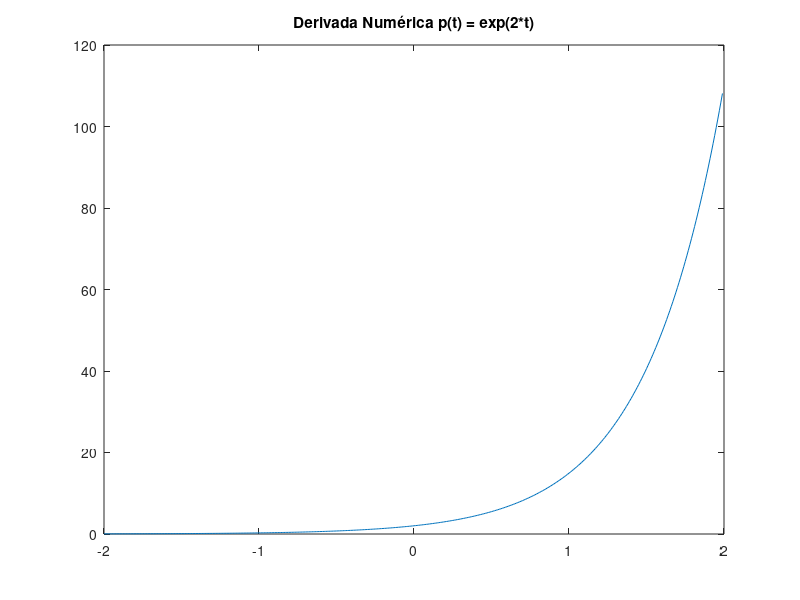
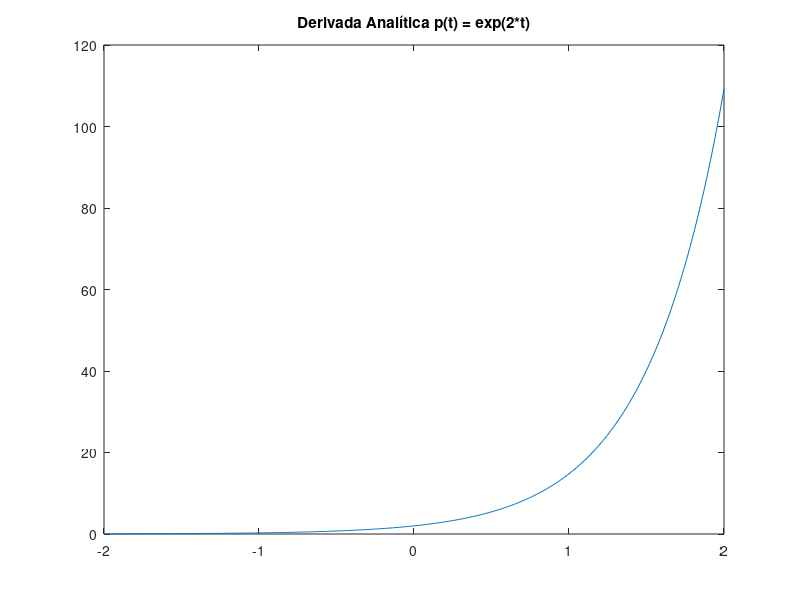
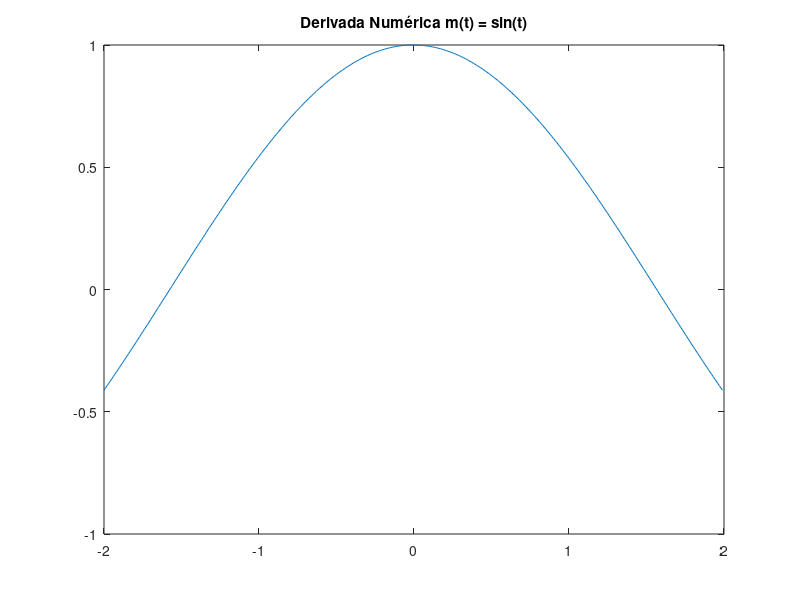
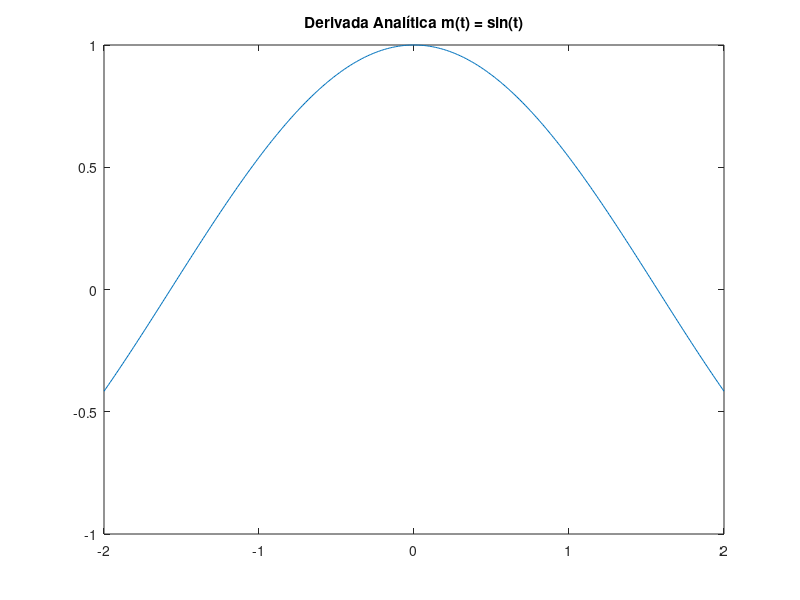

These charts were generated, in order, by the following MATLAB code:
% Aluno: Gabriel Augusto Morisaki Rita

%% Exercício 1

clc; clearvars; close all;

dt = 0.01;
t = -2:dt:2;

% 1 - p(t) = exp(2*t)
p = exp(2*t);
dp = diff(p)./diff(t);
figure(1);
plot(t(1:end-1), dp);
title('Derivada Numérica p(t) = exp(2*t)');

figure(2);
plot(t, 2*exp(2*t));
title('Derivada Analítica p(t) = exp(2*t)');

% 2 - m(t) = sin(t)
m = sin(t);
dm = diff(m)./diff(t);
figure(3);
plot(t(1:end-1), dm);
title('Derivada Numérica m(t) = sin(t)');

figure(4);
plot(t, cos(t));
title('Derivada Analítica m(t) = sin(t)');

% 3 - q(t) = t^3 + 3*t^2 + 1
q = t.^3 + 3*t.^2 + 1;
dq = diff(q)./diff(t);
figure(5);
plot(t(1:end-1), dq);
title('Derivada Numérica q(t) = t^3 + 3*t^2 + 1');

figure(6);
plot(t, 3*t.^2 + 6*t);
title('Derivada Analítica q(t) = t^3 + 3*t^2 + 1');

%% Exercício 2

clc; clearvars; close all;

dt = 0.01;
t = -10:dt:10;
u = zeros(size(t));
u(t >= 0) = 1;

% r(t) = tu(t)
r = t.*u;
figure(7);
plot(t, r);
title('r(t) = tu(t)')

%% Exercício 3

% 1 - p(t) = Integral de exp(2t) de -1 a 1
clc; clearvars; close all;
dt = 0.01;
t = -1:dt:1;
p = exp(2*t);
intp = trapz(t, p);
disp(intp);

% 2 - m(t) = Integral de sin(t) de -pi a pi
clc; clearvars; close all;
dt = 0.01;
t = -pi:dt:pi;
m = sin(t);
intm = trapz(t, m);
disp(intm);

% 3 - q(t) = Integral de t^3 + 3*t^2 + 1 de -1 a 1
clc; clearvars; close all;
dt = 0.01;
t = -1:dt:1;
q = t.^3 + 3*t.^2 + 1;
intq = trapz(t, q);
disp(intq);

%% Exercício 4

clc; clearvars; close all;

dt = 0.01;
t = -10:dt:10;
u = zeros(size(t));
u(t >= 0) = 1;

% Integrando o degrau

intu = cumtrapz(t, u);
figure(8);
plot(t, intu);
title('Integração do degrau de -10 a 10');

% A integração de um degrau no intervalo de -10 a 10 resultou em um sinal
% rampa, como no exercício 2.